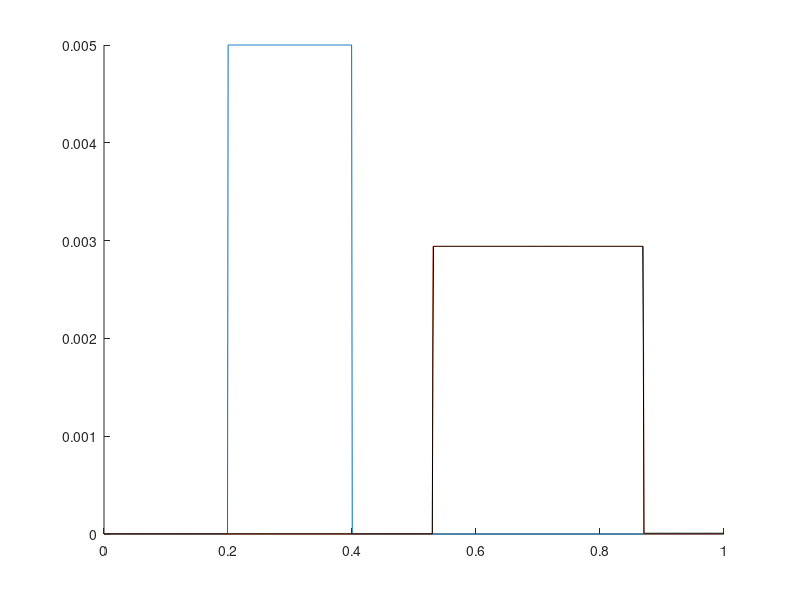

The MATLAB source for this figure:
n = 500*2;
a0 = rand(n,1); 
a1 = rand(n,1); 

x = linspace(0,1,n)'; 
a0 = (abs(x-.3)<.1) + 1e-10;
a1 = (abs(x-.7)<.17) + 1e-10;

a0 = a0/sum(a0);
a1 = a1/sum(a1);


q = 50;
for it=1:q
    t = (it-1)/(q-1);
    rev = @(x)interp1(x,(0:n)/n,(0:n)/n,'linear','extrap'); % inversion
    at = diff( rev( (1-t)*rev([0;cumsum(a0)]) + t*rev([0;cumsum(a1)]) ) );
    clf; hold on;
    plot(x, [a0 a1]);
    plot(x, at, 'k');
    drawnow;
end
